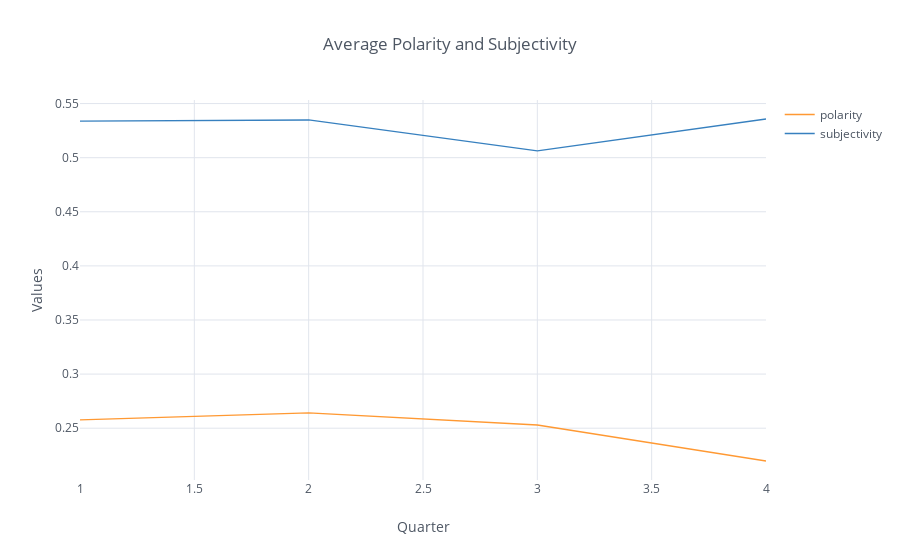

Notebook cell for this chart:
### Code cell
AllData7=AllData.groupby('Quarter').mean()



AllData7[['polarity', 'subjectivity']].iplot(kind='scatter', theme='white', 
                                           title='Average Polarity and Subjectivity', xTitle='Quarter ',yTitle='Values')

### Figure 1 — Plotly figure (JSON) as saved in the notebook; plotly's stock layout.template omitted (floating-point values rounded to 4 significant figures)
{"data": [{"line": {"color": "rgba(255, 153, 51, 1.0)", "dash": "solid", "width": 1.3}, "mode": "lines", "name": "polarity", "text": "", "type": "scatter", "x": [1, 2, 3, 4], "y": [0.2576, 0.2642, 0.253, 0.2197]}, {"line": {"color": "rgba(55, 128, 191, 1.0)", "dash": "solid", "width": 1.3}, "mode": "lines", "name": "subjectivity", "text": "", "type": "scatter", "x": [1, 2, 3, 4], "y": [0.5337, 0.5348, 0.5063, 0.5357]}], "layout": {"legend": {"bgcolor": "#FFFFFF", "font": {"color": "#4D5663"}}, "paper_bgcolor": "#FFFFFF", "plot_bgcolor": "#FFFFFF", "title": "Average Polarity and Subjectivity", "titlefont": {"color": "#4D5663"}, "xaxis1": {"gridcolor": "#E1E5ED", "showgrid": true, "tickfont": {"color": "#4D5663"}, "title": "Quarter ", "titlefont": {"color": "#4D5663"}, "zerolinecolor": "#E1E5ED"}, "yaxis1": {"gridcolor": "#E1E5ED", "showgrid": true, "tickfont": {"color": "#4D5663"}, "title": "Values", "titlefont": {"color": "#4D5663"}, "zerolinecolor": "#E1E5ED"}}}
